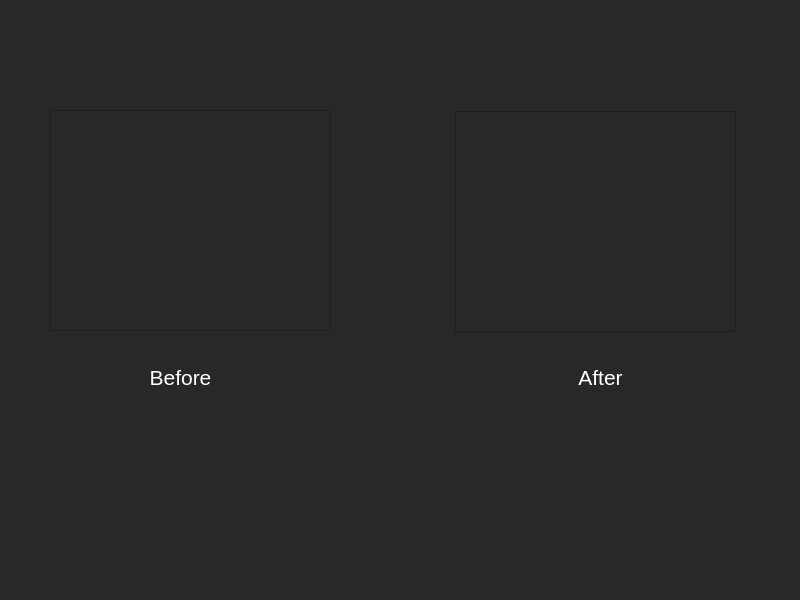
<?xml version="1.0" encoding="UTF-8"?>
<ui version="4.0">
 <class>MainWindow</class>
 <widget class="QMainWindow" name="MainWindow">
  <property name="geometry">
   <rect>
    <x>0</x>
    <y>0</y>
    <width>800</width>
    <height>600</height>
   </rect>
  </property>
  <property name="windowTitle">
   <string>MainWindow</string>
  </property>
  <property name="styleSheet">
   <string notr="true">background-color: rgb(41, 40, 38);</string>
  </property>
  <widget class="QWidget" name="centralwidget">
   <widget class="QGraphicsView" name="graphicsView">
    <property name="geometry">
     <rect>
      <x>50</x>
      <y>110</y>
      <width>281</width>
      <height>221</height>
     </rect>
    </property>
   </widget>
   <widget class="QGraphicsView" name="graphicsView_2">
    <property name="geometry">
     <rect>
      <x>455</x>
      <y>111</y>
      <width>281</width>
      <height>221</height>
     </rect>
    </property>
   </widget>
   <widget class="QLabel" name="label">
    <property name="geometry">
     <rect>
      <x>130</x>
      <y>362</y>
      <width>101</width>
      <height>31</height>
     </rect>
    </property>
    <property name="font">
     <font>
      <family>Segoe UI</family>
     </font>
    </property>
    <property name="text">
     <string>&lt;html&gt;&lt;head/&gt;&lt;body&gt;&lt;p align=&quot;center&quot;&gt;&lt;span style=&quot; font-size:16pt; color:#ffffff;&quot;&gt;Before&lt;/span&gt;&lt;/p&gt;&lt;/body&gt;&lt;/html&gt;</string>
    </property>
   </widget>
   <widget class="QLabel" name="label_2">
    <property name="geometry">
     <rect>
      <x>540</x>
      <y>362</y>
      <width>121</width>
      <height>31</height>
     </rect>
    </property>
    <property name="font">
     <font>
      <family>Segoe UI</family>
      <pointsize>14</pointsize>
     </font>
    </property>
    <property name="text">
     <string>&lt;html&gt;&lt;head/&gt;&lt;body&gt;&lt;p align=&quot;center&quot;&gt;&lt;span style=&quot; font-size:16pt; color:#ffffff;&quot;&gt;After&lt;/span&gt;&lt;/p&gt;&lt;/body&gt;&lt;/html&gt;</string>
    </property>
   </widget>
  </widget>
  <widget class="QMenuBar" name="menubar">
   <property name="geometry">
    <rect>
     <x>0</x>
     <y>0</y>
     <width>800</width>
     <height>21</height>
    </rect>
   </property>
  </widget>
  <widget class="QStatusBar" name="statusbar"/>
 </widget>
 <resources/>
 <connections/>
</ui>
